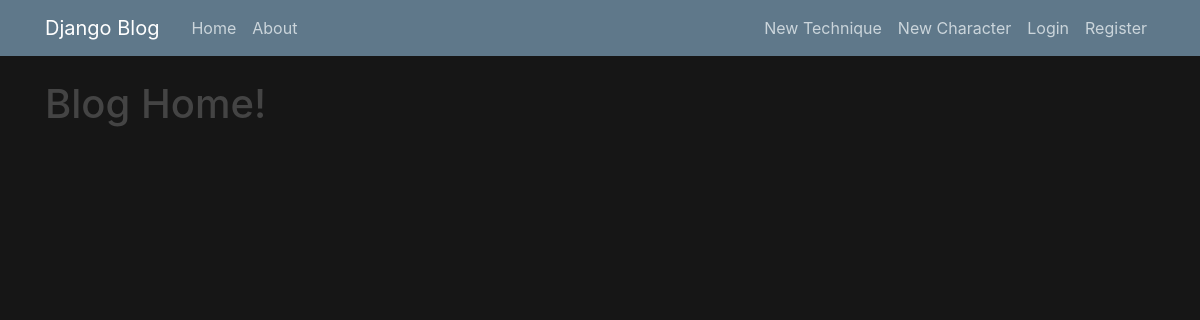
The app's page /unlimited/, older data.
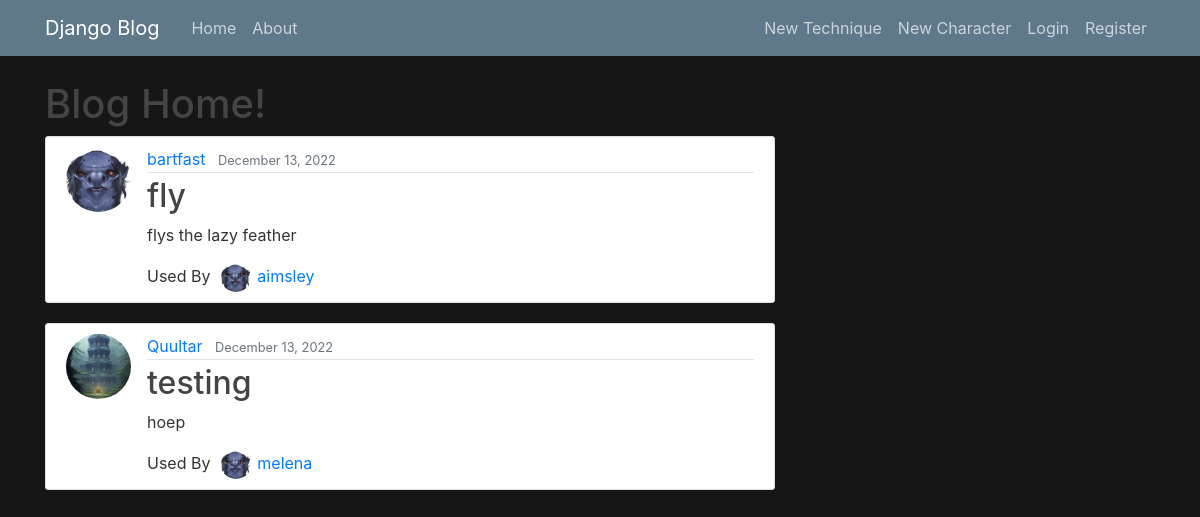
The same page, newer data.
### unlimited/models.py (models this page shows, shortened)
class Technique(models.Model):
    power = models.IntegerField(default=0,null=True)
    boon = models.BooleanField(default=False)
    MULTITARGET_CHOICES = (("0","1"),("1","2"),("2","3"),("3","4"))
    AREA_CHOICES = (("0","none"),("1","small"),("2","medium"),("3","large"))
    RANGE_CHOICES = (("0","touch"),("1","reach"),("2","near"),("3","far"),("4","remote"))
    multitarget = models.CharField(default="0",max_length=100,choices=MULTITARGET_CHOICES, )
    area = models.CharField(default="0",max_length=100,choices=AREA_CHOICES)
    range = models.CharField(default="0",max_length=100,choices=RANGE_CHOICES)
    disarm = models.BooleanField(default=False)
    forceful = models.BooleanField(default=False)
    HEAL_CHOICES = (("0","0%"),("1","50%"),("2","100%"))
    heal = models.CharField(default="0",max_length=100,choices=HEAL_CHOICES)
    destructive = models.BooleanField(default=False)
    combo = models.BooleanField(default=False)
    immobilizing = models.BooleanField(default=False)
    piercing = models.BooleanField(default=False)
    controlled = models.BooleanField(default=False)
    frightning = models.BooleanField(default=False)
    cure = models.BooleanField(default=False)
    SUMMON_CHOICES =  (("0","None"),("1","1"),("2","2"),("3","3"))
    summon = models.CharField(default="0",max_length=100,choices=SUMMON_CHOICES)
    vampiric = models.BooleanField(default=False)
    practiced = models.BooleanField(default=False)
    transformation = models.BooleanField(default=False)
    stunning = models.BooleanField(default=False)
    armor_shred = models.BooleanField(default=False)
    terrain = models.BooleanField(default=False)
    name = models.CharField(max_length=100,unique=True)
    content = models.TextField()
    last_modified = models.DateTimeField(auto_now=True)
    date_created = models.DateTimeField(default=timezone.now)
    author = models.ForeignKey(User, on_delete=models.PROTECT)
    character = models.ForeignKey(Character, on_delete=models.PROTECT)
    slug = models.SlugField(null=True,unique=True)
    max_cost = models.IntegerField(null=True)
    cost = models.IntegerField(null=True)
    success_message = "Technique saved successfully"

class Character(models.Model):
    name = models.CharField(max_length=100,unique=True)
    last_modified = models.DateTimeField(auto_now=True)
    date_created = models.DateTimeField(default=timezone.now)
    player = models.ForeignKey(User,on_delete=models.PROTECT)
    level = models.IntegerField()
    image = models.ImageField(default="default.jpg",upload_to="character_art",blank=True)
    slug = models.SlugField(null=True,unique=True)
    def __str__(self):
        return self.name

### users/models.py (models this page shows, shortened)
class Profile(models.Model):
    user = models.OneToOneField(User, on_delete=models.CASCADE)
    pfp = models.ImageField(default="default.jpg",upload_to="profile_pics")

### unlimited/views.py (the view)
# urls.py: path('',TechniqueListView.as_view(),name="unlimited-home"),
class TechniqueListView(ListView):
    model = Technique
    template_name = "unlimited/home.html"
    context_object_name = "techniques"
    ordering = ["-date_created"]
    paginate_by = 4

### unlimited/templates/unlimited/home.html (shortened to what this page needs)
{% extends "unlimited/base.html" %}
{% block content %}
    <h1>Blog Home!</h1>
    {% for tech in techniques%}
        <article class="media content-section">
            <img class="rounded-circle article-img" src="{{tech.author.profile.pfp.url}}">
            <div class="media-body">
            <div class="article-metadata">
                <a class="mr-2" href="{% url "user-techniques" tech.author.username %}">{{ tech.author }}</a>
                <small class="text-muted">{{ tech.date_created|date:"F j, Y" }}</small>
            </div>
            <h2><a class="article-title" href="technique/{{ tech.slug }}/">{{ tech.name }}</a></h2>
            <p class="article-content">{{ tech.content }}</p>
                <div >
                    Used By <img class="rounded-circle article-img" style="width:5%;height:5%;margin-left:6px;margin-right:6px" src="{{tech.character.image.url}}"><a class="mr-2" href="{% url "character-detail" tech.character.slug %}">{{ tech.character }}</a>
                </div>
            </div>
        </article>
    {% endfor %}
{% endblock content%}

Row changes from the older to the newer data that the page shows:
added Technique: author.profile.pfp (placeholder picture), author "bartfast", date_created "December 13, 2022", name "fly", content "flys the lazy feather", character.image (placeholder picture), character "aimsley"
added Technique: author.profile.pfp (picture), author "Quultar", date_created "December 13, 2022", name "testing", content "hoep", character.image (placeholder picture), character "melena"
